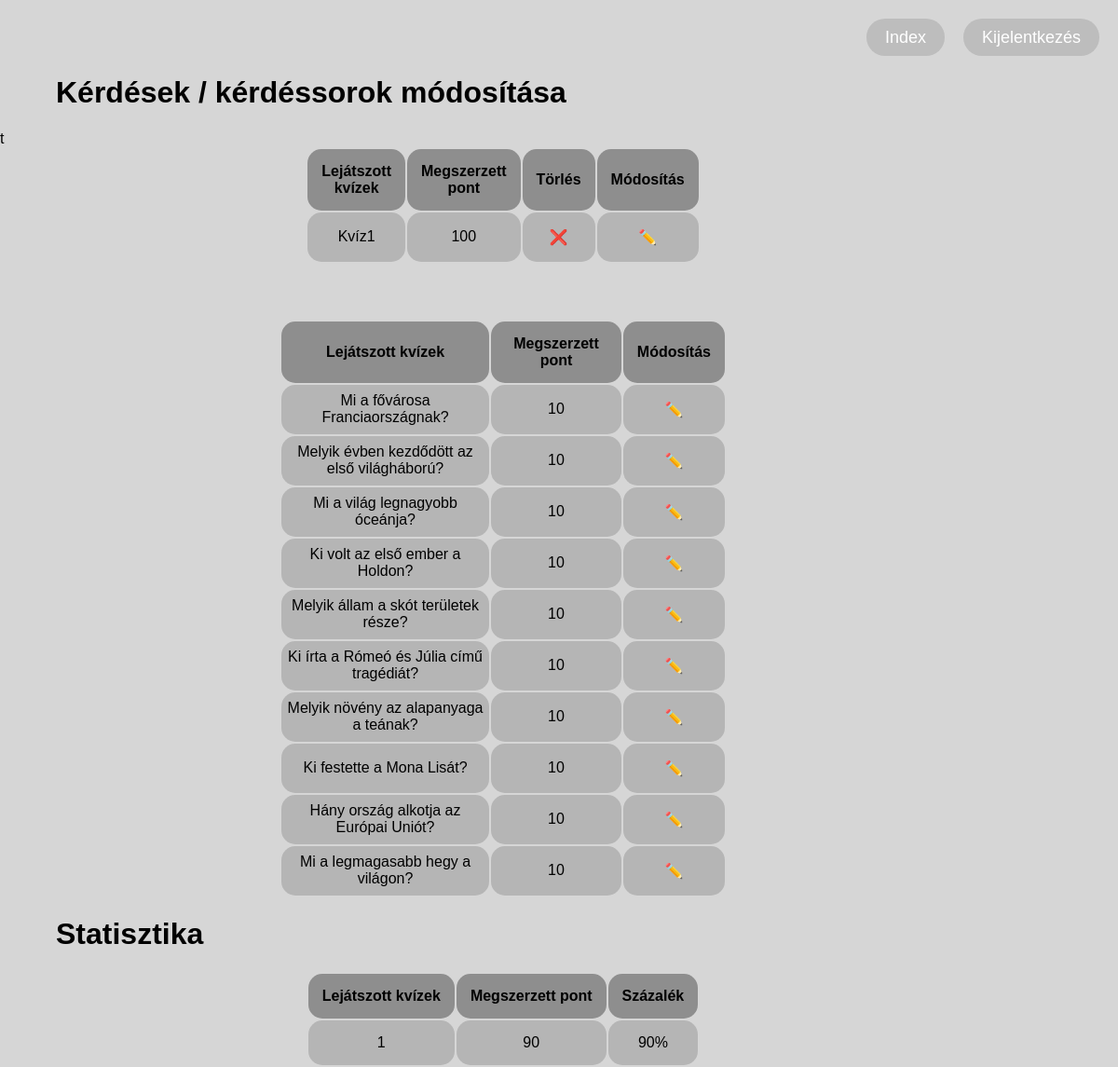
The page /profil.php (signed in) on the database its author committed.
### tables this page shows
CREATE TABLE `quizes` (
  `id` int(11) NOT NULL,
  `name` text NOT NULL,
  `questionIds` text NOT NULL,
  `points` int(11) NOT NULL
);

CREATE TABLE `questions` (
  `id` int(11) NOT NULL,
  `question` text NOT NULL,
  `correct` int(11) NOT NULL,
  `answer1` text NOT NULL,
  `answer2` text NOT NULL,
  `answer3` text NOT NULL,
  `answer4` text NOT NULL,
  `point` int(11) NOT NULL
);

CREATE TABLE `statistic` (
  `statisticId` int(11) NOT NULL,
  `playedQuiz` int(11) NOT NULL,
  `points` int(11) NOT NULL,
  `playerId` int(11) NOT NULL,
  `maxPoints` int(11) NOT NULL
);

### server.php (called while the page is built, shortened)
<?php
	function getQuestionsNew($connDB, $id=null){
			try{
				if(!isset($id)){
					$sqlKerdesLeker = "SELECT * FROM questions;";
					$queryKerdesLeker = $connDB->prepare($sqlKerdesLeker);
					$queryKerdesLeker->execute();
					return $queryKerdesLeker;
				}
				$sqlKerdesLeker = "SELECT * FROM questions where id={$id};";
				$queryKerdesLeker = $connDB->prepare($sqlKerdesLeker);
				$queryKerdesLeker->execute();
				return $queryKerdesLeker;
			}
			catch (PDOException $e){
				echo "<p class=\"error\">Adatbázis lekérdezési hiba: {$e->getMessage()}</p>\n";
			}
			catch (Throwable $e){
				echo "<p class=\"error\">Ismeretlen hiba: {$e->getMessage()}</p>\n";
			}
	}
	function getQuizes($connDB, $id=null){
		try{
				if(!isset($id)){
					$sqlKvizLeker = "SELECT * FROM quizes;";
					$queryKvizLeker = $connDB->prepare($sqlKvizLeker);
					$queryKvizLeker->execute();
					return $queryKvizLeker;
				}
				$sqlKvizLeker = "SELECT * FROM quizes where id={$id};";
				$queryKvizLeker = $connDB->prepare($sqlKvizLeker);
				$queryKvizLeker->execute();
				return $queryKvizLeker;
		}
		catch (PDOException $e){
			echo "<p class=\"error\">Adatbázis lekérdezési hiba: {$e->getMessage()}</p>\n";
		}
		catch (Throwable $e){
			echo "<p class=\"error\">Ismeretlen hiba: {$e->getMessage()}</p>\n";
		}
	}
?>

### profil.php (the view, shortened to what this page needs)
<!DOCTYPE HTML>
<html>
	<?php
		include("server.php");
	?>
	<head>
		<link rel="stylesheet" type="text/css" href="style.css">
		<link rel="stylesheet" type="text/css" href="profilStyle.css">
	</head>
	<body>
	<div id="header">
        <button class="login"><a href="index.php">Index</a></button>
        <button class="login" ><a href="logout.php">Kijelentkezés</a></button>
    </div>
    <div>
		<?php
			if($_SESSION["Admin"] == 1){
				try {
					$queryKvizLeker = getQuizes($connDB);
					$queryKerdesLeker = getQuestionsNew($connDB);
					echo "<h1>Kérdések / kérdéssorok módosítása</h1>";
					echo "<table id='kerdessorok'>\n";
					echo "\t<tr>\n\t\t<th>Lejátszott kvízek</th>\n\t\t<th>Megszerzett pont</th>\n\t\t<th>Törlés</th>\nt\t<th>Módosítás</th></tr>\n";
					while ($row = $queryKvizLeker->fetch(PDO::FETCH_ASSOC)){
						echo "\t<tr>\n\t\t<td>{$row["name"]}</td><td>{$row["points"]}</td><td><a href='profil.php'><p class='deleteKerdesSor' name={$row["id"]}>❌</p></a></td>
						<td><a href='update_quiz.php'><p class='updateKerdesSor' name={$row["id"]}>✏️</p></a></td></tr>\n";
					}
					echo "</table>\n";
					echo "<table id='kerdesek'>\n";
					echo "\t<tr>\n\t\t<th>Lejátszott kvízek</th>\n\t\t<th>Megszerzett pont</th>\n\t\t<th>Módosítás</th>\n</tr>\n";
					while ($row = $queryKerdesLeker->fetch(PDO::FETCH_ASSOC)){
						echo "\t<tr>\n\t\t<td>{$row["question"]}</td><td>{$row["point"]}</td><td><a href='update_question.php'><p class='update' name={$row["id"]}>✏️</p></a></td></tr>\n";
					}
					echo "</table>\n";
				}
				catch (PDOException $e){
				  echo "<p class=\"error\">Adatbázis lekérdezési hiba: {$e->getMessage()}</p>\n";
				}
				catch (Throwable $e){
				  echo "<p class=\"error\">Ismeretlen hiba: {$e->getMessage()}</p>\n";
				}
			}
			?>
			<h1>Statisztika</h1>
			<?php
			try {
				$sqlLeker = "SELECT * FROM statistic where playerId={$_SESSION["Id"]};";
				$queryLeker = $connDB->prepare($sqlLeker);
				$queryLeker->execute();
				echo "<table id='stat'>\n";
				echo "\t<tr>\n\t\t<th>Lejátszott kvízek</th>\n\t\t<th>Megszerzett pont</th>\n\t\t<th>Százalék</th>\n</tr>\n";
				while ($row = $queryLeker->fetch(PDO::FETCH_ASSOC)){
					$percent = ($row["points"]/$row["maxPoints"])*100;
					echo "\t<tr>\n\t\t<td>{$row["playedQuiz"]}</td><td>{$row["points"]}</td><td>{$percent}%</td></tr>\n";
				}
				echo "</table>\n";
				} catch (PDOException $e){
				  echo "<p class=\"error\">Adatbázis lekérdezési hiba: {$e->getMessage()}</p>\n";
			} catch (Throwable $e){
			  echo "<p class=\"error\">Ismeretlen hiba: {$e->getMessage()}</p>\n";
			}
		?>
	</div>
	</body>
</html>

### style.css (style rules this page uses)
body, html { background-color: rgb(214, 214, 214); height: 100%; margin: 0; padding: 0; font-family: Arial; }
#header { display: flex; justify-content: end; height: 60px; }
.login { background-color: rgba(128, 128, 128, 0.3); color: white; font-size: large; margin-top: 20px; margin-right: 20px; border-radius: 50px; border: none; padding: 0 20px 0 20px; }
a { text-decoration: none; color: white; }
p { font-family: Arial; }

### profilStyle.css (style rules this page uses)
#kerdessorok { display: flex; justify-content: center; margin-left: 30%; width: 30%; border-radius: 15px; margin-bottom: 5%; }
th { padding: 15px; background-color: rgb(142, 142, 142); border-radius: 15px; text-align: center; }
td { background-color: rgb(181, 181, 181); border-radius: 15px; text-align: center; }
#kerdesek { display: flex; justify-content: center; margin-left: 25%; width: 40%; border-radius: 15px; }
h1 { margin-left: 5%; }
#stat { display: flex; justify-content: center; margin-left: 25%; width: 40%; border-radius: 15px; margin-bottom: 5%; }
#stat td { padding: 15px; }

### rows shown on the page
quizes: name "Kvíz1", points "100"
questions: question "Mi a fővárosa Franciaországnak?", point "10"
questions: question "Melyik évben kezdődött az első világháború?", point "10"
questions: question "Mi a világ legnagyobb óceánja?", point "10"
questions: question "Ki volt az első ember a Holdon?", point "10"
questions: question "Melyik állam a skót területek része?", point "10"
questions: question "Ki írta a Rómeó és Júlia című tragédiát?", point "10"
questions: question "Melyik növény az alapanyaga a teának?", point "10"
questions: question "Ki festette a Mona Lisát?", point "10"
questions: question "Hány ország alkotja az Európai Uniót?", point "10"
questions: question "Mi a legmagasabb hegy a világon?", point "10"
statistic: playedQuiz "1", points "90"
